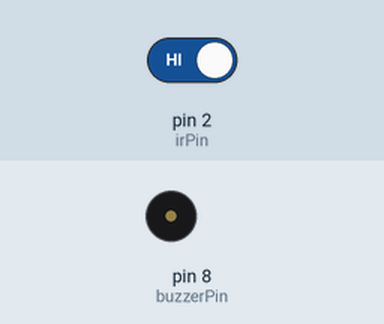
A sketch run on a simulated Arduino Uno, built with avr-gcc and run on an emulated ATmega328P. Parts: buzzer (waves = sounding, pin HIGH). Inputs (shaded band) come from the test bench; at power-on: pin 2 (irPin) HIGH.

Above: at 1.2 s.
1.3 s: pin 2 (irPin) driven LOW
At 2.1 s:
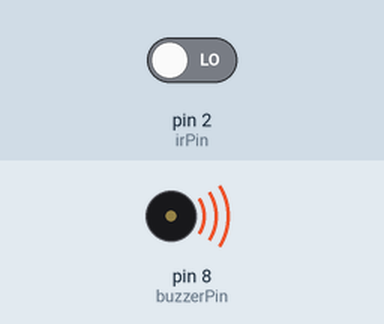
2.8 s: pin 2 (irPin) driven HIGH
At 3.3 s:
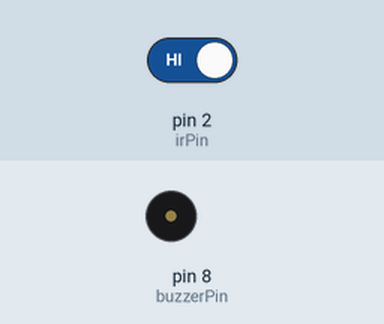
Timing chart, 0 to 5.8 s (numbered marks = the images above; inputs shaded):
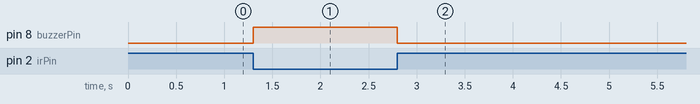

Measured:
- after the input at 1.3 s, pin 8 (buzzerPin): LOW → HIGH at once
- after the input at 2.8 s, pin 8 (buzzerPin): HIGH → LOW at once

The sketch:

irsampleaaram.ino
```cpp
const int irPin = 2; // IR sensor connected to pin 2
const int buzzerPin = 8; // Buzzer connected to pin 8

void setup() {
  pinMode(irPin, INPUT);
  pinMode(buzzerPin, OUTPUT);
}

void loop() {
  int irState = digitalRead(irPin);

  if (irState == LOW) { // Assuming LOW means object detected
    digitalWrite(buzzerPin, HIGH); // Activate buzzer
  } else {
    digitalWrite(buzzerPin, LOW); // Deactivate buzzer
  }
}
```
